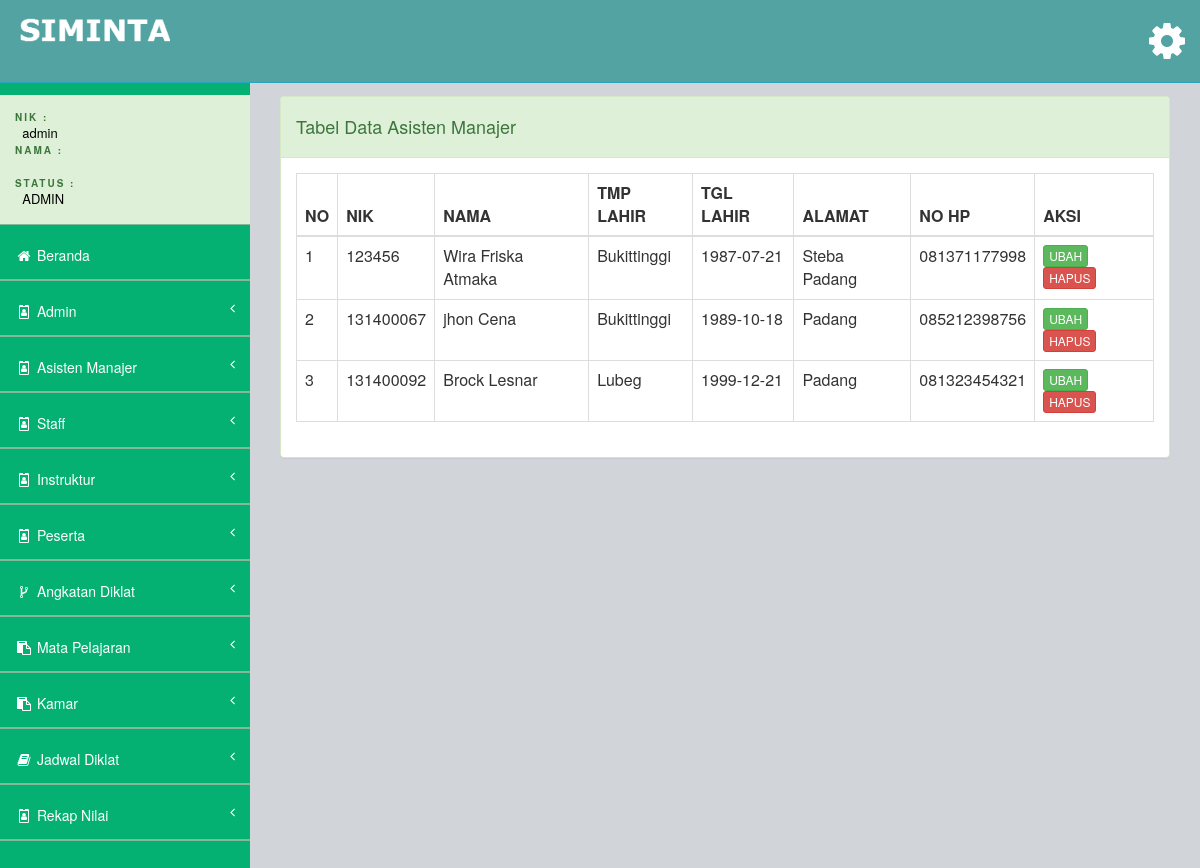
Before: /views/admin/main.php?page=lihat-staff (signed in) with the older database file.
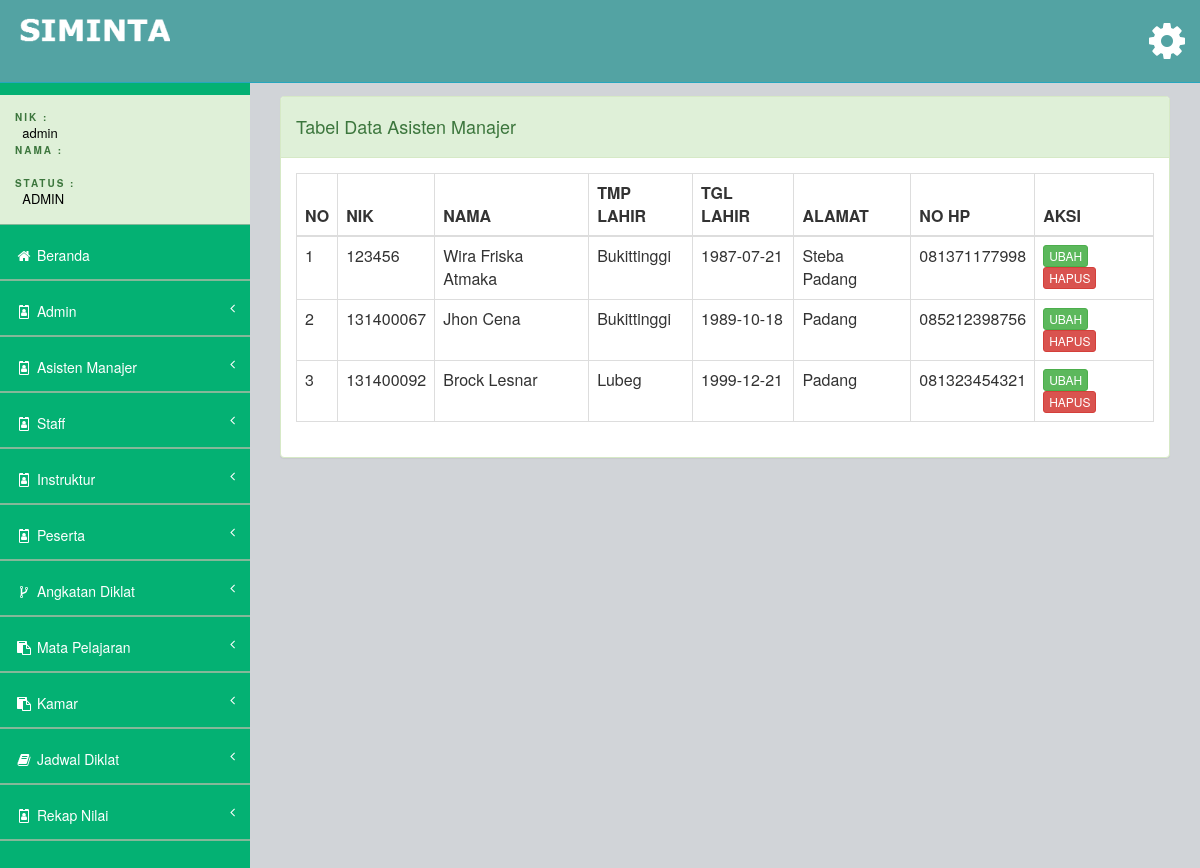
After: the same page with the newer database file.
### tables this page shows
CREATE TABLE `tb_detail_staff` (
  `id` int(11) NOT NULL,
  `user_akun_id` int(11) NOT NULL,
  `nik` varchar(50) NOT NULL,
  `nama` varchar(50) NOT NULL,
  `tempat_lahir` varchar(50) NOT NULL,
  `tgl_lahir` date NOT NULL,
  `alamat` varchar(100) NOT NULL,
  `nomor_hp` varchar(12) NOT NULL
);

### views/admin/input_staff/lihat-biodata-staff.php (the view)
<div class="row">
    <div class="col-md-12">
        <div class="panel panel-success">
            <div class="panel-heading">
                <h4>Tabel Data Asisten Manajer</h4>
            </div>
            <div class="panel-body">
                <div class="">
                    <table class="table table-bordered table-hover my-datatable">
                        <thead>
                            <tr>
                                <th>NO</th>
                                <th>NIK</th>
                                <th>NAMA</th>
                                <th>TMP LAHIR</th>
                                <th>TGL LAHIR</th>
                                <th>ALAMAT</th>
                                <th>NO HP</th>
                                <th>AKSI</th>
                            </tr>
                        </thead>
                        <tbody>
                            <?php
                                $no = 1;
                                $sql = "SELECT * FROM tb_detail_staff";
                                $proses = mysqli_query($conn, $sql);
                                while ($data = mysqli_fetch_assoc($proses))
                                {
                            ?>
                                <tr>
                                    <td><?php echo $no; ?></td>
                                    <td><?php echo $data["nik"] ?></td>
                                    <td><?php echo $data["nama"] ?></td>
                                    <td><?php echo $data["tempat_lahir"] ?></td>
                                    <td><?php echo $data["tgl_lahir"] ?></td>
                                    <td><?php echo $data["alamat"] ?></td>
                                    <td><?php echo $data["nomor_hp"] ?></td>
                                    <td>
                                        <a href="#" class="btn btn-xs btn-success">UBAH</a>
                                        <a href="#" class="btn btn-xs btn-danger">HAPUS</a>
                                    </td>
                                </tr>
                            <?php
                                    $no++;
                                }
                            ?>
                        </tbody>
                    </table>
                </div>
            </div>
        </div>
    </div>
</div>

Changed rows visible on the page:
changed tb_detail_staff: nama "jhon Cena" → "Jhon Cena"
